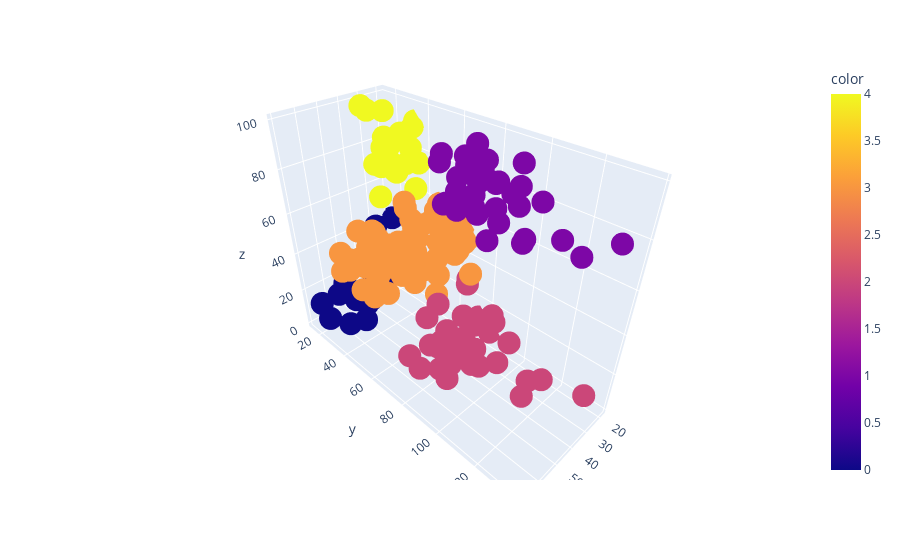

Notebook cell for this chart:
### Code cell
fig=px.scatter_3d(x=df1['col1'],y=df1['col2'],z=df1['col3'],color=df1['label'])
fig.show()

### Figure 1 — Plotly figure (JSON) as saved in the notebook; plotly's stock layout.template omitted (floating-point values rounded to 4 significant figures; data arrays with more than 128 entries replaced by an {"elided": "..."} marker saying what was removed)
{"data": [{"hovertemplate": "x=%{x}<br>y=%{y}<br>z=%{z}<br>color=%{marker.color}<extra></extra>", "legendgroup": "", "marker": {"color": {"elided": "200 int values"}, "coloraxis": "coloraxis", "symbol": "circle"}, "mode": "markers", "name": "", "scene": "scene", "showlegend": false, "type": "scatter3d", "x": {"elided": "200 int values"}, "y": {"elided": "200 int values"}, "z": {"elided": "200 int values"}}], "layout": {"coloraxis": {"colorbar": {"title": {"text": "color"}}, "colorscale": [[0, "#0d0887"], [0.1111, "#46039f"], [0.2222, "#7201a8"], [0.3333, "#9c179e"], [0.4444, "#bd3786"], [0.5556, "#d8576b"], [0.6667, "#ed7953"], [0.7778, "#fb9f3a"], [0.8889, "#fdca26"], [1, "#f0f921"]]}, "legend": {"tracegroupgap": 0}, "margin": {"t": 60}, "scene": {"domain": {"x": [0, 1], "y": [0, 1]}, "xaxis": {"title": {"text": "x"}}, "yaxis": {"title": {"text": "y"}}, "zaxis": {"title": {"text": "z"}}}}}
